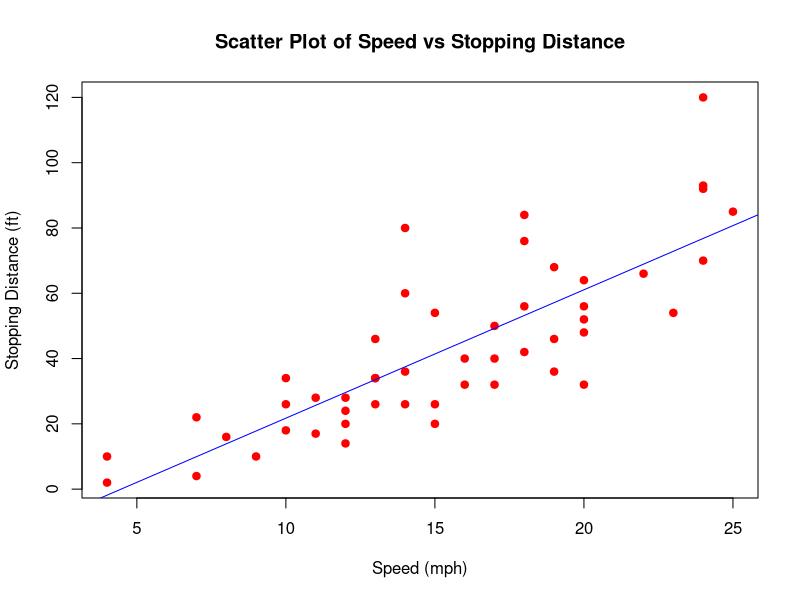

Write R code to recreate this figure.
## ---- chunk 1
summary(cars)
## ---- chunk 2
#Plotting the resulting graph
plot(cars$speed, cars$dist, 
     main = "Scatter Plot of Speed vs Stopping Distance",
     xlab = "Speed (mph)",
     ylab = "Stopping Distance (ft)",
     pch = 19, col = "red")
# Adding the line of regression
abline(lm(dist ~ speed, data = cars), col = "blue")

